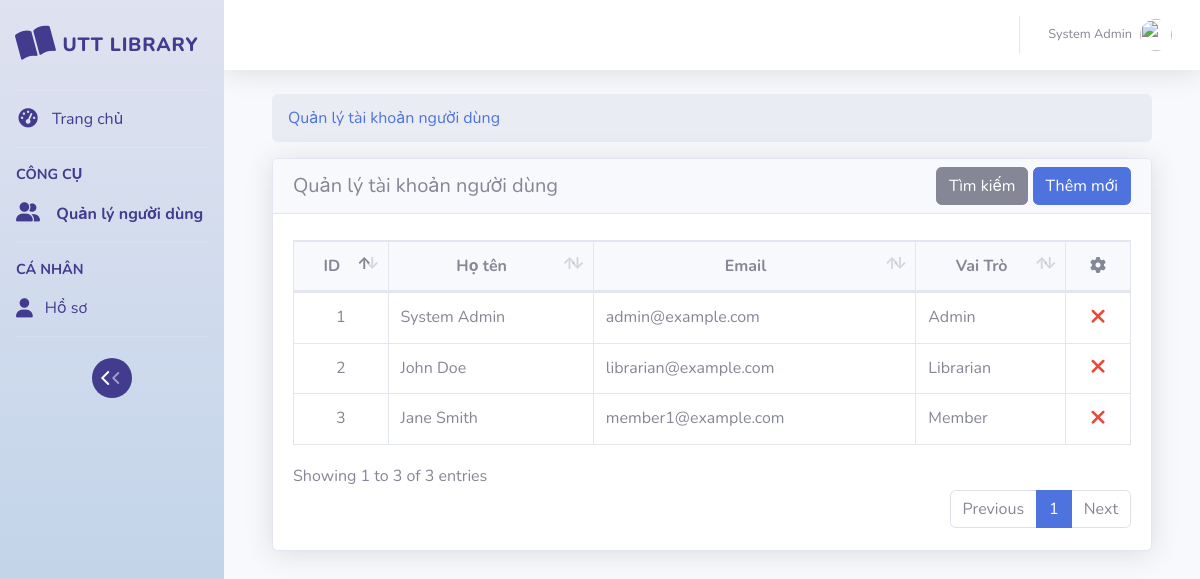
/route.php?model=user&action=index (signed in), run on the app's committed database.
### tables this page shows
CREATE TABLE IF NOT EXISTS user (
    user_id INT PRIMARY KEY AUTO_INCREMENT,
    role_id INT,
    username VARCHAR(50) UNIQUE NOT NULL,
    password VARCHAR(255) NOT NULL,
    email VARCHAR(100) UNIQUE NOT NULL,
    full_name VARCHAR(100) NOT NULL,
    date_of_birth DATE,
    gender ENUM('male', 'female', 'other'),
    phone VARCHAR(20) UNIQUE,
    address TEXT,
    member_type VARCHAR(50),
    expiry_date DATE,
    max_books INT DEFAULT 5,
    status ENUM('active', 'inactive') DEFAULT 'active',
    note TEXT,
    avatar_url VARCHAR(255), 
    created_at TIMESTAMP DEFAULT CURRENT_TIMESTAMP,
    updated_at TIMESTAMP DEFAULT CURRENT_TIMESTAMP ON UPDATE CURRENT_TIMESTAMP,
    FOREIGN KEY (role_id) REFERENCES role(role_id)
);

CREATE TABLE IF NOT EXISTS role (
    role_id INT PRIMARY KEY AUTO_INCREMENT,
    name VARCHAR(100) NOT NULL,
    description TEXT,
    created_at TIMESTAMP DEFAULT CURRENT_TIMESTAMP,
    updated_at TIMESTAMP DEFAULT CURRENT_TIMESTAMP ON UPDATE CURRENT_TIMESTAMP
);

### controllers/UserController.php (called while the page is built, shortened)
<?php
include_once 'models/User.php';
class UserController extends Controller
{
    private $user;
    public function __construct()
    {
        $this->user = new User();
    }
    public function index()
    {
        $users = $this->user->read();
        $content = 'views/users/index.php';
        include('views/layouts/base.php');
    }
}

### config/database.php (called while the page is built)
<?php
class Database {
    private static $instance = null;
    private $host = "localhost";
    private $db_name = "library_management_system";
    private $username = "root";
    private $password = "";
    public $conn;
    private function __construct()
    {
        try {
            $this->conn = new PDO("mysql:host={$this->host};dbname={$this->db_name};charset=utf8", $this->username, $this->password);
            $this->conn->setAttribute(PDO::ATTR_ERRMODE, PDO::ERRMODE_EXCEPTION);
        } catch (PDOException $e) {
            die("Lỗi kết nối cơ sở dữ liệu: " . $e->getMessage());
        }
    }
    public static function getInstance()
    {
        if (self::$instance === null) {
            self::$instance = new Database();
        }
        return self::$instance;
    }
    public function getConnection()
    {
        return $this->conn;
    }
}
?>

### models/Model.php (called while the page is built, shortened)
<?php
abstract class Model
{
    public function __construct()
    {
        $this->conn = Database::getInstance()->getConnection();
    }
}

### models/User.php (called while the page is built, shortened)
<?php
include_once 'Model.php';
class User extends Model
{
    protected $table_name = 'user';
    public function read() {
        $query = "SELECT u.*, r.name as role_name, r.description as role_description
                 FROM {$this->table_name} u
                 LEFT JOIN role r ON u.role_id = r.role_id";
        $stmt = $this->conn->prepare($query);
        $stmt->execute();
        return $stmt->fetchAll(PDO::FETCH_ASSOC);
    }
}

### views/users/index.php (the view, shortened to what this page needs)
<div class="container-fluid">
    <div class="row mt-3">
        <div class="col">
            <nav aria-label="breadcrumb">
                <ol class="breadcrumb">
                    <li class="breadcrumb-item"><a href="index.php?model=user&action=index">Quản lý tài khoản người dùng</a></li>
                </ol>
            </nav>
        </div>
    </div>
</div>
<div class="container-fluid">
    <div class="card shadow mb-4">
        <div class="card-header py-2">
            <div class="d-flex justify-content-between align-items-center">
                <h5 class="card-title mb-0">Quản lý tài khoản người dùng</h5>
                <div>
                    <a id="toggleSearch" class="btn btn-secondary">Tìm kiếm</a>
                    <a href="index.php?model=user&action=create" class="btn btn-primary">Thêm mới</a>
                </div>
            </div>
        </div>
        <div class="card-body">
            <div class="table-responsive">
                <table id="dataTable" class="table table-bordered" width="100%" cellspacing="0">
                    <thead class="bg-light text-black text-center">
                        <tr>
                            <th>ID</th>
                            <th>Họ tên</th>
                            <th>Email</th>
                            <th>Vai Trò</th>
                            <th class="text-center"><i class="fas fa-cog"></i></th>
                        </tr>
                    </thead>
                    <tbody>
                        <?php foreach ($users as $user): ?>
                            <tr>
                                <td class="text-center"><?= $user['user_id'] ?></td>
                                <td><?= htmlspecialchars($user['full_name']) ?></td>
                                <td><?= htmlspecialchars($user['email']) ?></td>
                                <td><?= htmlspecialchars($user['role_name']) ?></td>
                                <td class="text-center">
                                    <form action="index.php?model=user&action=delete&id=<?= $user['user_id'] ?>" method="POST" style="display: inline-block;" onsubmit="return confirmDelete();">
                                        <button type="submit" class="btn p-0 text-danger" style="background: none; border: none;" title="Xóa">
                                            <i class="fas fa-times" style="font-size: 1.3rem;"></i>
                                        </button>
                                    </form>
                                </td>
                            </tr>
                        <?php endforeach; ?>
                    </tbody>
                </table>
            </div>
        </div>
    </div>
</div>

### index.php (shortened to what this page needs)
<?php
require 'controllers/UserController.php';
$controller = new Controller();
$model = isset($_GET['model']) ? $_GET['model'] : 'index';
$action = isset($_GET['action']) ? $_GET['action'] : 'index';
switch ($model) {
    case 'user':
        $controller = new UserController();
        break;
}
switch ($action) {
    default:
        $controller->index();
        break;
}
?>

### views/layouts/base.php (shortened to what this page needs)
<!DOCTYPE html>
<html lang="en">
<head>
    <link href="./vendor/fontawesome-free/css/all.min.css" rel="stylesheet" type="text/css">
    <link href="./vendor/datatables/dataTables.bootstrap4.min.css" rel="stylesheet">
    <link rel="stylesheet" href=".\assets\css\mystyle.css">
    <link href="https://cdnjs.cloudflare.com/ajax/libs/fullcalendar/5.9.0/main.min.css" rel="stylesheet">
</head>
<body id="page-top">
    <div id="wrapper">
        <?php include 'views/components/sidebar.php'; ?>
        <div id="content-wrapper" class="d-flex flex-column">
            <div id="content">
                <?php include 'views/components/navbar.php'; ?>
                <div class="container-fluid ">
                    <?php
                    if (isset($content)) {
                        include ($content);
                    }
                ?>
                </div>
            </div>
        </div>
    </div>
</body>
</html>

### views/components/sidebar.php (shortened to what this page needs)
<?php $current_model = isset($_GET['model']) ? $_GET['model'] : ''; $current_action = isset($_GET['action']) ? $_GET['action'] : ''; ?>
<ul style="background-image: linear-gradient(to bottom, #dfe2f0, #b8cfe7); color: #423b8e;" class="navbar-nav sidebar sidebar-dark accordion position-sticky" id="accordionSidebar">
     <a class="sidebar-brand d-flex align-items-center justify-content-center" href="index.html" style="color: #423b8e; margin-bottom: 10px; margin-top: 10px">
         <div class="sidebar-brand-icon rotate-n-15" style="color: #423b8e; font-size: 1.8rem;">
             <i class="fa-solid fa-book-open" style="color: #423b8e;"></i>
         </div>
         <div class="sidebar-brand-text mx-2" style="color: #423b8e; font-size: 1.2rem;">UTT LIBRARY</div>
     </a>
     <hr class="sidebar-divider my-0">
     <li class="nav-item <?= ($current_model == '' && $current_action == '') ? 'active' : '' ?>">
         <a class="nav-link" href="index.html" style="color: #423b8e; display: flex; align-items: center;">
             <i class="fas fa-fw fa-tachometer-alt" style="color: #423b8e; font-size: 1.2rem; margin-right: 0.75rem;"></i>
             <span style="color: #423b8e; font-size: 1rem;">Trang chủ</span>
         </a>
     </li>
     <hr class="sidebar-divider">
     <div class="sidebar-heading" style="color: #423b8e; font-size: 0.9rem; font-weight: bold;">
         Công cụ
     </div>
     <?php
     if (isset($_SESSION['role_id'])) {
         switch ($_SESSION['role_id']) {
             case '1':
                 include 'views/components/user_management_sidebar.php';
                 break;
         }
     } else {
         echo "<li class='nav-item' style='color: #423b8e; font-size: 1rem;'>Không có quyền truy cập</li>";
     }
     ?>
     <hr class="sidebar-divider">
     <div class="sidebar-heading" style="color: #423b8e; font-size: 0.9rem; font-weight: bold;">
         Cá nhân
     </div>
     <li class="nav-item <?= ($current_model == 'auth' && $current_action == 'edit') ? 'active' : '' ?>">
         <a class="nav-link" href="index.php?model=auth&action=edit" style="color: #423b8e; display: flex; align-items: center;">
             <i class="fa-solid fa-user" style="color: #423b8e; font-size: 1.2rem; margin-right: 0.75rem;"></i>
             <span style="color: #423b8e; font-size: 1rem;">Hồ sơ</span>
         </a>
     </li>
     <hr class="sidebar-divider d-none d-md-block">
     <div class="text-center d-none d-md-inline position-relative w-100" style="height: 50px;">
        <button class="rounded-circle border-0 position-absolute" id="sidebarToggle"
                style="
                    background-color: #423b8e;
                    width: 40px;
                    height: 40px;
                    top: 50%;
                    left: 50%;
                    transform: translate(-50%, -50%);
                    display: flex;
                    justify-content: center;
                    align-items: center;
                    color: white;
                ">
            <i class="fas fa-chevron-left"></i>
        </button>
    </div>
</ul>

### views/components/user_management_sidebar.php
<li class="nav-item <?= ($current_model == 'user' && $current_action == 'index') ? 'active' : '' ?>">
    <a class="nav-link" href="route.php?model=user&action=index" >
        <i class="fa-solid fa-user-group"style="color: #423b8e; font-size: 1.2rem; margin-right: 0.75rem;"></i>
        <span style="color: #423b8e; font-size: 1rem;">Quản lý người dùng</span>
    </a>
</li>

### views/components/navbar.php (shortened to what this page needs)
<nav class="navbar navbar-expand navbar-light bg-white topbar mb-4 static-top shadow">
                    <ul class="navbar-nav ml-auto">
                        <li class="nav-item dropdown no-arrow">
                            <a class="nav-link dropdown-toggle" href="#" id="userDropdown" role="button"
                                data-toggle="dropdown" aria-haspopup="true" aria-expanded="false">
                                <span class="mr-2 d-none d-lg-inline text-gray-600 small"> <?php echo isset($_SESSION['full_name']) ? $_SESSION['full_name'] : 'Guest'; ?></span>
                                <?php
                                $avatar = isset($_SESSION['avatar_url']) ? 'uploads/avatars/'.$_SESSION['avatar_url'] : 'assets/images/default-avatar.png';
                                ?>
                                <img class="img-profile rounded-circle" src="<?php echo $avatar; ?>">
                            </a>
                        </li>
                    </ul>
                </nav>

### views/layouts/base.php (style rules this page uses)
#dataTable tbody tr { cursor: pointer; }

### data on the page
user: user_id "1", full_name "System Admin", email "admin@example.com", role.name "Admin"
user: user_id "2", full_name "John Doe", email "librarian@example.com", role.name "Librarian"
user: user_id "3", full_name "Jane Smith", email "member1@example.com", role.name "Member"

### other printed values
$_SESSION['full_name'] "System Admin"
